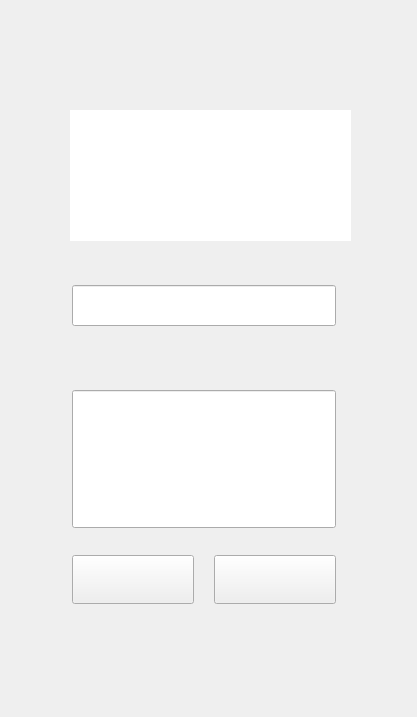
    <widget class="QWidget" name="Publicacion">
     <widget class="QLabel" name="FondoPublicacion">
      <property name="geometry">
       <rect>
        <x>0</x>
        <y>-32</y>
        <width>408</width>
        <height>708</height>
       </rect>
      </property>
      <property name="styleSheet">
       <string notr="true">background-image: url(:/Imagenes/FondoPublicacion.png);</string>
      </property>
      <property name="text">
       <string/>
      </property>
     </widget>
     <widget class="QLineEdit" name="NombrePU">
      <property name="geometry">
       <rect>
        <x>72</x>
        <y>181</y>
        <width>264</width>
        <height>41</height>
       </rect>
      </property>
     </widget>
     <widget class="QLineEdit" name="FechaPU">
      <property name="geometry">
       <rect>
        <x>72</x>
        <y>285</y>
        <width>264</width>
        <height>41</height>
       </rect>
      </property>
     </widget>
     <widget class="QLineEdit" name="PublicacionPU">
      <property name="geometry">
       <rect>
        <x>72</x>
        <y>390</y>
        <width>264</width>
        <height>138</height>
       </rect>
      </property>
     </widget>
     <widget class="QPushButton" name="AceptarPU">
      <property name="geometry">
       <rect>
        <x>72</x>
        <y>555</y>
        <width>122</width>
        <height>49</height>
       </rect>
      </property>
      <property name="styleSheet">
       <string notr="true">background-image: url(:/Imagenes/btnAceptar.png);</string>
      </property>
      <property name="text">
       <string/>
      </property>
     </widget>
     <widget class="QPushButton" name="CancelarPU">
      <property name="geometry">
       <rect>
        <x>214</x>
        <y>555</y>
        <width>122</width>
        <height>49</height>
       </rect>
      </property>
      <property name="styleSheet">
       <string notr="true">background-image: url(:/Imagenes/btnCancelar.png);</string>
      </property>
      <property name="text">
       <string/>
      </property>
     </widget>
     <widget class="QLabel" name="label_3">
      <property name="geometry">
       <rect>
        <x>70</x>
        <y>110</y>
        <width>281</width>
        <height>131</height>
       </rect>
      </property>
      <property name="styleSheet">
       <string notr="true">background-color: rgb(255, 255, 255);</string>
      </property>
      <property name="text">
       <string/>
      </property>
     </widget>
    </widget>
